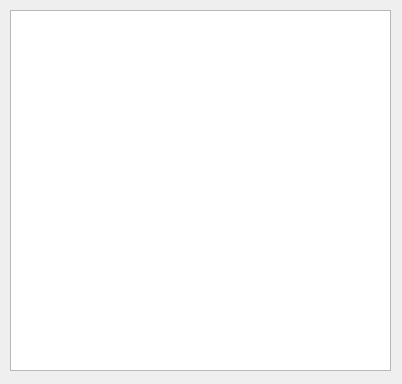
<?xml version="1.0" encoding="UTF-8"?>
<ui version="4.0">
 <class>Dialog</class>
 <widget class="QDialog" name="Dialog">
  <property name="geometry">
   <rect>
    <x>0</x>
    <y>0</y>
    <width>402</width>
    <height>384</height>
   </rect>
  </property>
  <property name="windowTitle">
   <string>Dialog</string>
  </property>
  <widget class="QGraphicsView" name="graphicsView">
   <property name="geometry">
    <rect>
     <x>10</x>
     <y>10</y>
     <width>381</width>
     <height>361</height>
    </rect>
   </property>
  </widget>
 </widget>
 <layoutdefault spacing="6" margin="11"/>
 <resources/>
 <connections/>
</ui>
